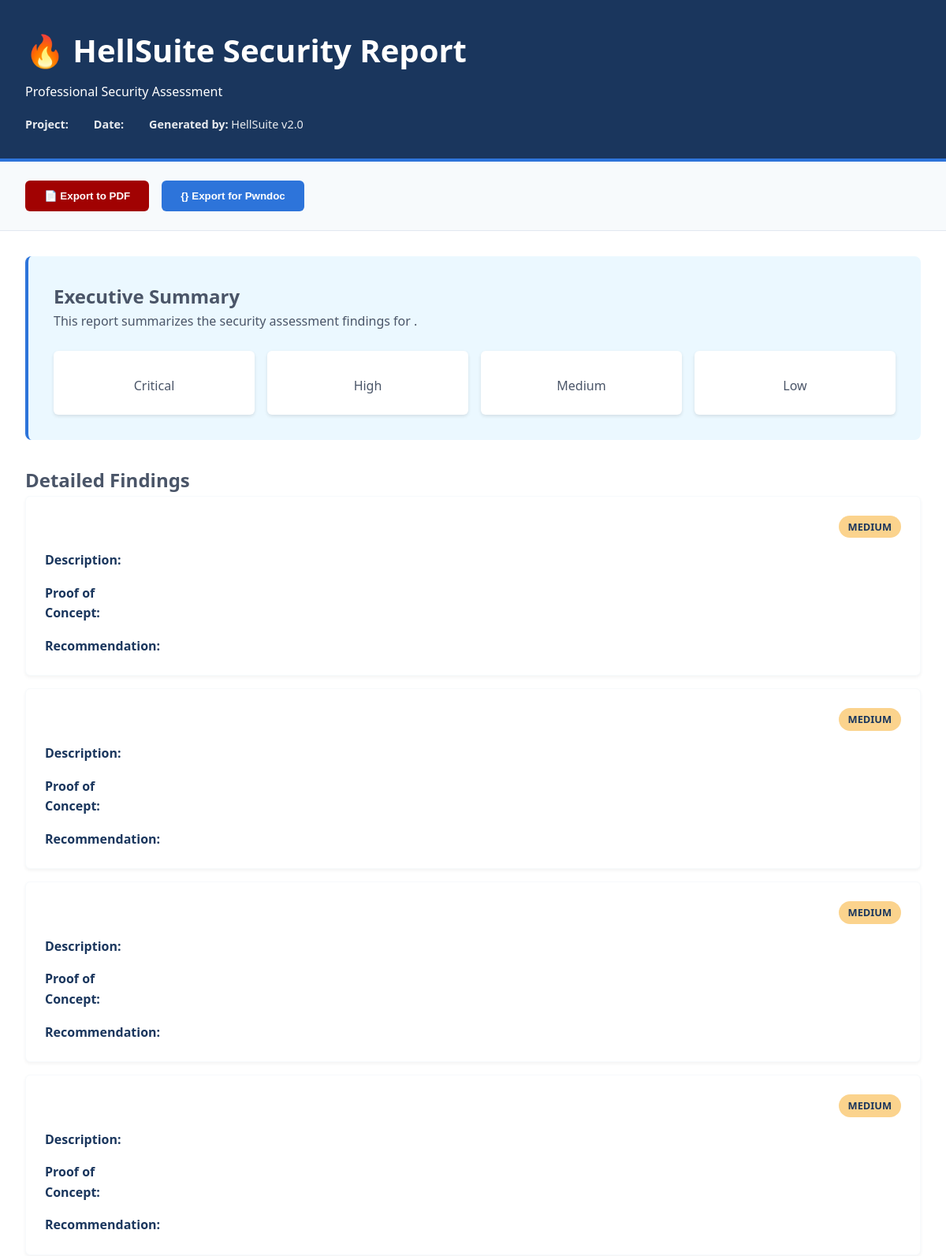
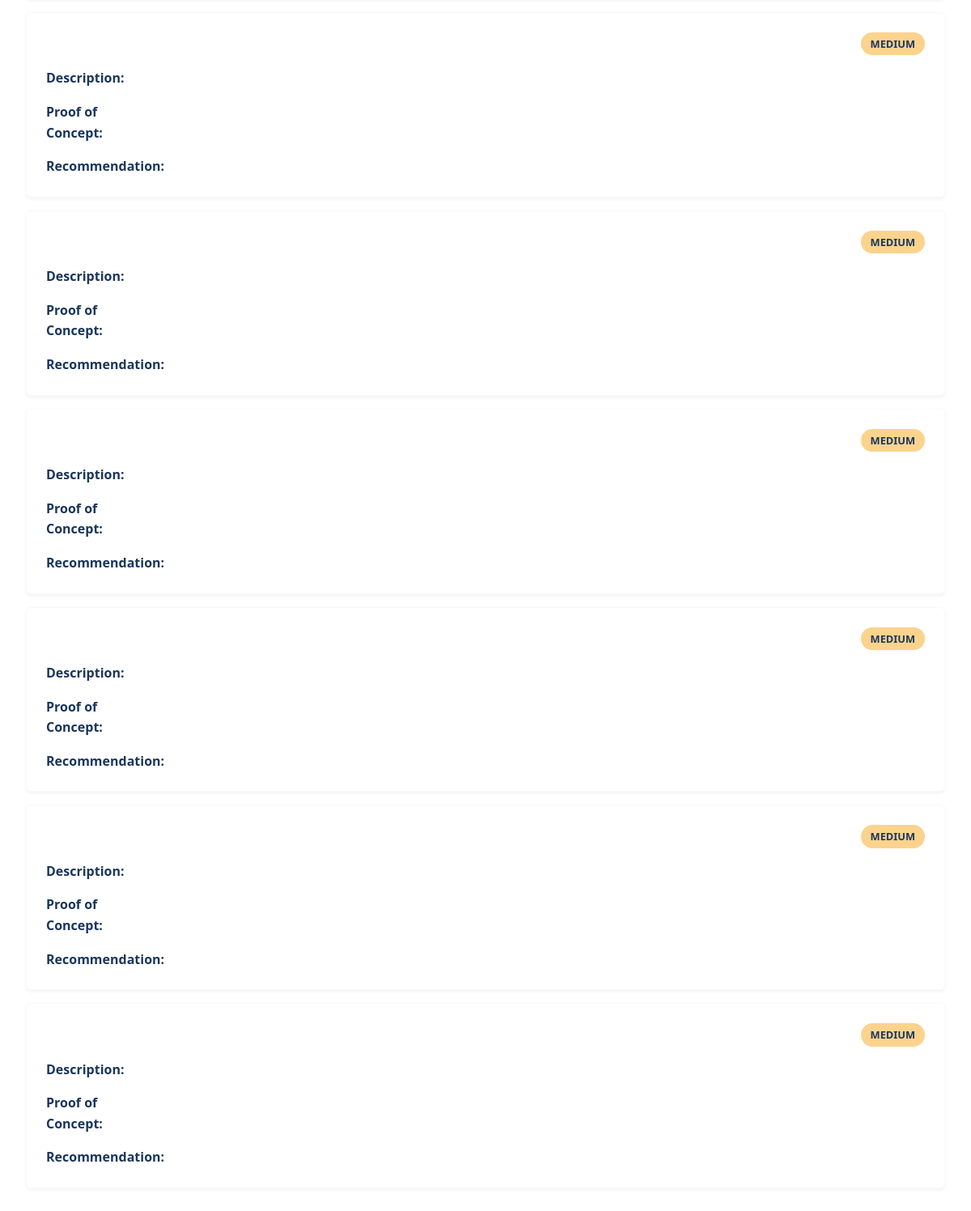
The app's page /project/1/report with its own data (2 pictures, top to bottom).
### tables this page shows
CREATE TABLE vulnerabilities (
            id INTEGER PRIMARY KEY AUTOINCREMENT,
            type TEXT NOT NULL,
            severity TEXT,
            description TEXT,
            reference TEXT,
            proof_of_concept TEXT,
            recommendation TEXT,
            cve TEXT,
            cvss_score REAL,
            project_id INTEGER,
            asset_id INTEGER,
            discovery_date TEXT,
            FOREIGN KEY (project_id) REFERENCES projects (id),
            FOREIGN KEY (asset_id) REFERENCES assets (id)
        );

### dashboard/app.py (the view)
@app.route('/project/<int:project_id>/report')
def project_report(project_id):
    try:
        conn = get_db_connection()
        project = conn.execute(
            'SELECT * FROM projects WHERE id = ?', (project_id,)
        ).fetchone()
        if not project:
            return "Project not found", 404
        severity_rows = conn.execute('''
            SELECT severity, COUNT(*) as count
            FROM vulnerabilities
            WHERE project_id = ?
            GROUP BY severity
        ''', (project_id,)).fetchall()
        severity_counts = {}
        for row in severity_rows:
            severity_counts[row['severity']] = row['count']
        critical_vulns = conn.execute('''
            SELECT * FROM vulnerabilities
            WHERE project_id = ? AND severity = 'critical'
            ORDER BY cvss_score DESC
            LIMIT 5
        ''', (project_id,)).fetchall()
        vulnerabilities = conn.execute('''
            SELECT * FROM vulnerabilities
            WHERE project_id = ?
            ORDER BY
                CASE severity
                    WHEN 'critical' THEN 1
                    WHEN 'high' THEN 2
                    WHEN 'medium' THEN 3
                    WHEN 'low' THEN 4
                    ELSE 5
                END,
                cvss_score DESC
        ''', (project_id,)).fetchall()
        conn.close()
        return render_template('base_report.html',
            project=project,
            current_date=datetime.now().strftime("%Y-%m-%d %H:%M:%S"),
            severity_counts=severity_counts,
            critical_vulns=critical_vulns,
            vulnerabilities=vulnerabilities,
            project_id=project_id
        )
    except Exception as e:
        print(f"[!] Error generating report: {e}")
        import traceback
        traceback.print_exc()
        return f"Error generating report: {str(e)}", 500

### dashboard/app.py (called while the page is built)
def get_db_connection():
    base_dir = os.path.dirname(os.path.dirname(os.path.abspath(__file__)))
    db_path = os.path.join(base_dir, 'database', 'hellSsus.db')
    print(f"📁 CONNECTING TO: {db_path}")
    conn = sqlite3.connect(db_path)
    conn.row_factory = sqlite3.Row
    return conn

### dashboard/templates/base_report.html (shortened to what this page needs)
<!DOCTYPE html>
<html lang="en">
<head>
</head>
<body>
    <div class="report-header">
        <h1>🔥 HellSuite Security Report</h1>
        <p class="report-subtitle">Professional Security Assessment</p>
        <div class="report-meta">
            <div><strong>Project:</strong> {{ project_name }}</div>
            <div><strong>Date:</strong> {{ scan_date }}</div>
            <div><strong>Generated by:</strong> HellSuite v2.0</div>
        </div>
    </div>
    <div class="report-actions">
        <button onclick="exportPDF()" class="btn btn-pdf">
            📄 Export to PDF
        </button>
        <button onclick="exportPwndoc()" class="btn btn-json">
            {} Export for Pwndoc
        </button>
    </div>
    <section class="executive-summary">
        <h2>Executive Summary</h2>
        <p>This report summarizes the security assessment findings for {{ project_name }}.</p>
        <div class="kpi-grid">
            <div class="kpi-card">
                <div class="kpi-label">Critical</div>
            </div>
            <div class="kpi-card">
                <div class="kpi-label">High</div>
            </div>
            <div class="kpi-card">
                <div class="kpi-label">Medium</div>
            </div>
            <div class="kpi-card">
                <div class="kpi-label">Low</div>
            </div>
        </div>
    </section>
    <section class="vulnerabilities-section">
        <h2>Detailed Findings</h2>
        {% for vuln in vulnerabilities %}
        <div class="vuln-card">
            <div class="vuln-header">
                <span class="severity-badge severity-{{ vuln.severity }}">{{ vuln.severity }}</span>
            </div>
            <div class="vuln-details">
                <div class="detail-row">
                    <span class="detail-label">Description:</span>
                    <span>{{ vuln.descripcion }}</span>
                </div>
                <div class="detail-row">
                    <span class="detail-label">Proof of Concept:</span>
                    <span>{{ vuln.prueba_concepto }}</span>
                </div>
                <div class="detail-row">
                    <span class="detail-label">Recommendation:</span>
                    <span>{{ vuln.recomendacion }}</span>
                </div>
            </div>
        </div>
        {% endfor %}
    </section>
</body>
</html>

### dashboard/templates/base_report.html (style rules this page uses)
:root { --azul-oscuro: #1a365d; --azul-medio: #2d74da; --azul-claro: #ebf8ff; --blanco: #ffffff; --gris-claro: #f7fafc; --gris-texto: #4a5568; --rojo-critical: #A10202; --rojo-high: #feb2b2; --naranja-medium: #fbd38d; --verde-low: #9ae6b4; }
* { margin: 0; padding: 0; box-sizing: border-box; }
body { font-family: 'Segoe UI', Tahoma, Geneva, Verdana, sans-serif; background: var(--blanco); color: var(--gris-texto); line-height: 1.6; }
.report-header { background: var(--azul-oscuro); color: var(--blanco); padding: 2rem; border-bottom: 4px solid var(--azul-medio); }
.report-header h1 { font-size: 2.5rem; margin-bottom: 0.5rem; }
.report-meta { display: flex; gap: 2rem; margin-top: 1rem; font-size: 0.9rem; opacity: 0.9; }
.report-actions { background: var(--gris-claro); padding: 1.5rem 2rem; border-bottom: 1px solid #e2e8f0; display: flex; gap: 1rem; }
.btn { padding: 0.75rem 1.5rem; border: none; border-radius: 6px; font-weight: 600; cursor: pointer; transition: all 0.2s; text-decoration: none; display: inline-flex; align-items: center; gap: 0.5rem; }
.btn-pdf { background: var(--rojo-critical); color: white; }
.btn-json { background: var(--azul-medio); color: white; }
.executive-summary { background: var(--azul-claro); padding: 2rem; margin: 2rem; border-radius: 8px; border-left: 4px solid var(--azul-medio); }
.kpi-grid { display: grid; grid-template-columns: repeat(auto-fit, minmax(200px, 1fr)); gap: 1rem; margin-top: 1.5rem; }
.kpi-card { background: var(--blanco); padding: 1.5rem; border-radius: 6px; text-align: center; box-shadow: 0 2px 4px rgba(0,0,0,0.1); }
.vulnerabilities-section { padding: 0 2rem 2rem; }
.vuln-card { background: var(--blanco); border: 1px solid var(--gris-claro); border-radius: 6px; padding: 1.5rem; margin-bottom: 1rem; box-shadow: 0 2px 4px rgba(0,0,0,0.05); }
.vuln-header { display: flex; justify-content: between; align-items: start; margin-bottom: 1rem; }
.severity-badge { padding: 0.25rem 0.75rem; border-radius: 20px; font-size: 0.8rem; font-weight: 600; text-transform: uppercase; }
.severity-medium { background: var(--naranja-medium); color: var(--azul-oscuro); }
.vuln-details { display: grid; gap: 1rem; }
.detail-row { display: grid; grid-template-columns: 120px 1fr; gap: 1rem; }
.detail-label { font-weight: 600; color: var(--azul-oscuro); }

### records on screen
vulnerabilities: severity "MEDIUM"
vulnerabilities: severity "MEDIUM"
vulnerabilities: severity "MEDIUM"
vulnerabilities: severity "MEDIUM"
vulnerabilities: severity "MEDIUM"
vulnerabilities: severity "MEDIUM"
vulnerabilities: severity "MEDIUM"
vulnerabilities: severity "MEDIUM"
vulnerabilities: severity "MEDIUM"
vulnerabilities: severity "MEDIUM"
